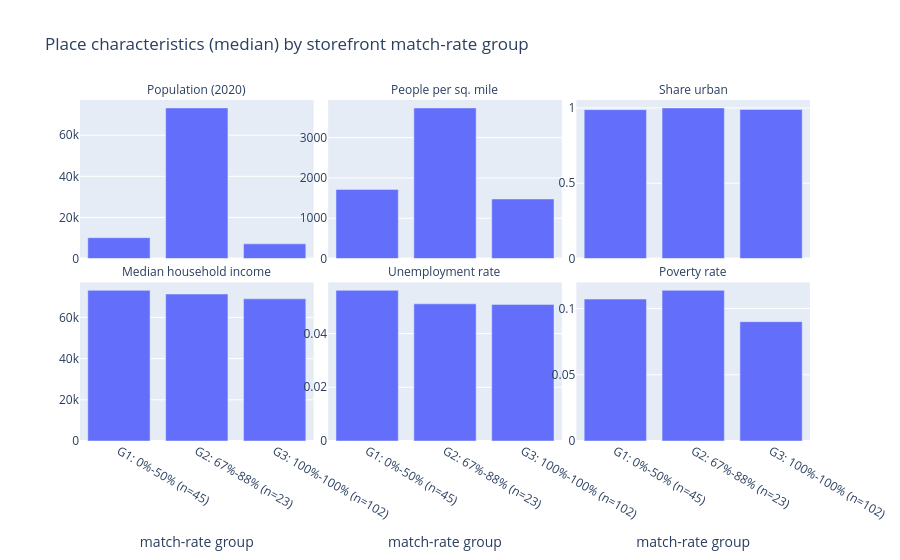

Notebook cell for this chart:
### Code cell
### PART B, CHART: medians by match-rate quartile
long = main.melt(id_vars = ["group", "rate_min", "rate_max", "places"], value_vars = [f"median_{c}" for c in CHARS], var_name = "c", value_name = "median")
long["characteristic"] = long.c.str.replace("median_", "", n = 1).map(CHARS)
long["group_label"] = long.apply(lambda r: f"G{r.group}: {r.rate_min:.0%}-{r.rate_max:.0%} (n={r.places})", axis = 1)
fig = px.bar(long, x = "group_label", y = "median", facet_col = "characteristic", facet_col_wrap = 3, title = "Place characteristics (median) by storefront match-rate group",
             labels = {"group_label": "match-rate group", "median": ""})
fig.update_yaxes(matches = None, showticklabels = True)
fig.for_each_annotation(lambda a: a.update(text = a.text.split("=")[-1]))
show(fig, "place_characteristics_by_match_rate")

### Figure 1 — Plotly figure (JSON) as saved in the notebook; plotly's stock layout.template omitted (floating-point values rounded to 4 significant figures)
{"data": [{"hovertemplate": "characteristic=Population (2020)<br>match-rate group=%{x}<br>=%{y}<extra></extra>", "legendgroup": "", "marker": {"color": "#636efa", "pattern": {"shape": ""}}, "name": "", "orientation": "v", "showlegend": false, "textposition": "auto", "type": "bar", "x": ["G1: 0%-50% (n=45)", "G2: 67%-88% (n=23)", "G3: 100%-100% (n=102)"], "xaxis": "x4", "y": [10150.0, 73260.0, 7161.0], "yaxis": "y4"}, {"hovertemplate": "characteristic=People per sq. mile<br>match-rate group=%{x}<br>=%{y}<extra></extra>", "legendgroup": "", "marker": {"color": "#636efa", "pattern": {"shape": ""}}, "name": "", "orientation": "v", "showlegend": false, "textposition": "auto", "type": "bar", "x": ["G1: 0%-50% (n=45)", "G2: 67%-88% (n=23)", "G3: 100%-100% (n=102)"], "xaxis": "x5", "y": [1716.0, 3737.0, 1478.0], "yaxis": "y5"}, {"hovertemplate": "characteristic=Share urban<br>match-rate group=%{x}<br>=%{y}<extra></extra>", "legendgroup": "", "marker": {"color": "#636efa", "pattern": {"shape": ""}}, "name": "", "orientation": "v", "showlegend": false, "textposition": "auto", "type": "bar", "x": ["G1: 0%-50% (n=45)", "G2: 67%-88% (n=23)", "G3: 100%-100% (n=102)"], "xaxis": "x6", "y": [0.9884, 0.9997, 0.9892], "yaxis": "y6"}, {"hovertemplate": "characteristic=Median household income<br>match-rate group=%{x}<br>=%{y}<extra></extra>", "legendgroup": "", "marker": {"color": "#636efa", "pattern": {"shape": ""}}, "name": "", "orientation": "v", "showlegend": false, "textposition": "auto", "type": "bar", "x": ["G1: 0%-50% (n=45)", "G2: 67%-88% (n=23)", "G3: 100%-100% (n=102)"], "xaxis": "x", "y": [73130.0, 71360.0, 69030.0], "yaxis": "y"}, {"hovertemplate": "characteristic=Unemployment rate<br>match-rate group=%{x}<br>=%{y}<extra></extra>", "legendgroup": "", "marker": {"color": "#636efa", "pattern": {"shape": ""}}, "name": "", "orientation": "v", "showlegend": false, "textposition": "auto", "type": "bar", "x": ["G1: 0%-50% (n=45)", "G2: 67%-88% (n=23)", "G3: 100%-100% (n=102)"], "xaxis": "x2", "y": [0.05609, 0.05107, 0.05087], "yaxis": "y2"}, {"hovertemplate": "characteristic=Poverty rate<br>match-rate group=%{x}<br>=%{y}<extra></extra>", "legendgroup": "", "marker": {"color": "#636efa", "pattern": {"shape": ""}}, "name": "", "orientation": "v", "showlegend": false, "textposition": "auto", "type": "bar", "x": ["G1: 0%-50% (n=45)", "G2: 67%-88% (n=23)", "G3: 100%-100% (n=102)"], "xaxis": "x3", "y": [0.1071, 0.1137, 0.09009], "yaxis": "y3"}], "layout": {"annotations": [{"font": {}, "showarrow": false, "text": "Median household income", "x": 0.16, "xanchor": "center", "xref": "paper", "y": 0.465, "yanchor": "bottom", "yref": "paper"}, {"font": {}, "showarrow": false, "text": "Unemployment rate", "x": 0.5, "xanchor": "center", "xref": "paper", "y": 0.465, "yanchor": "bottom", "yref": "paper"}, {"font": {}, "showarrow": false, "text": "Poverty rate", "x": 0.84, "xanchor": "center", "xref": "paper", "y": 0.465, "yanchor": "bottom", "yref": "paper"}, {"font": {}, "showarrow": false, "text": "Population (2020)", "x": 0.16, "xanchor": "center", "xref": "paper", "y": 1.0, "yanchor": "bottom", "yref": "paper"}, {"font": {}, "showarrow": false, "text": "People per sq. mile", "x": 0.5, "xanchor": "center", "xref": "paper", "y": 1.0, "yanchor": "bottom", "yref": "paper"}, {"font": {}, "showarrow": false, "text": "Share urban", "x": 0.84, "xanchor": "center", "xref": "paper", "y": 1.0, "yanchor": "bottom", "yref": "paper"}], "barmode": "relative", "legend": {"tracegroupgap": 0}, "title": {"text": "Place characteristics (median) by storefront match-rate group"}, "xaxis": {"anchor": "y", "domain": [0.0, 0.32], "title": {"text": "match-rate group"}}, "xaxis2": {"anchor": "y2", "domain": [0.34, 0.66], "matches": "x", "title": {"text": "match-rate group"}}, "xaxis3": {"anchor": "y3", "domain": [0.68, 1.0], "matches": "x", "title": {"text": "match-rate group"}}, "xaxis4": {"anchor": "y4", "domain": [0.0, 0.32], "matches": "x", "showticklabels": false}, "xaxis5": {"anchor": "y5", "domain": [0.34, 0.66], "matches": "x", "showticklabels": false}, "xaxis6": {"anchor": "y6", "domain": [0.68, 1.0], "matches": "x", "showticklabels": false}, "yaxis": {"anchor": "x", "domain": [0.0, 0.465], "showticklabels": true, "title": {"text": ""}}, "yaxis2": {"anchor": "x2", "domain": [0.0, 0.465], "showticklabels": true}, "yaxis3": {"anchor": "x3", "domain": [0.0, 0.465], "showticklabels": true}, "yaxis4": {"anchor": "x4", "domain": [0.535, 1.0], "showticklabels": true, "title": {"text": ""}}, "yaxis5": {"anchor": "x5", "domain": [0.535, 1.0], "showticklabels": true}, "yaxis6": {"anchor": "x6", "domain": [0.535, 1.0], "showticklabels": true}}}
